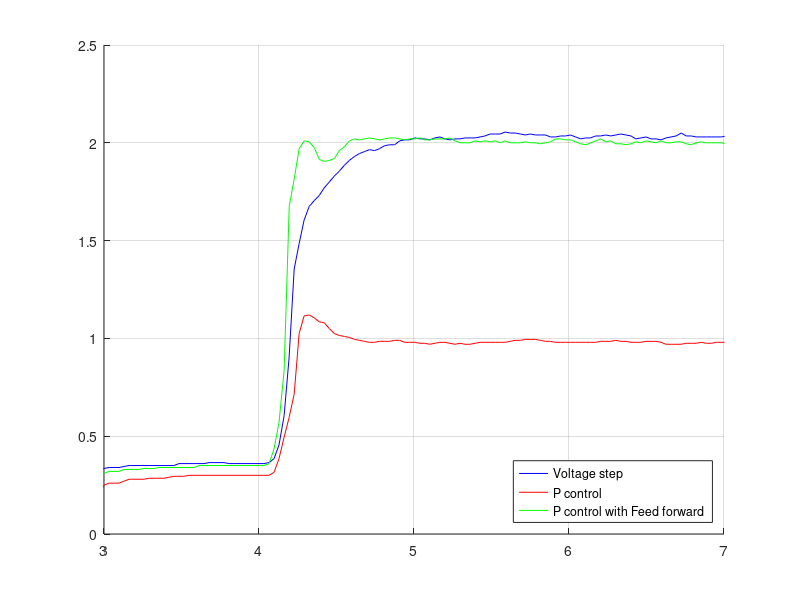

The MATLAB script that drew this image: (Note: this script raises an error after producing the figure.)
close all;
clear all;
clear home;
clc;

Step2 = csvread('step2.csv');
PureP2 = csvread('pureP2.csv');
PwithFF1 = csvread('feedFW1.csv');

hold
P1=plot(Step2(:,6)/1000,(Step2(:,5)+Step2(:,4))/2, 'b')
P2=plot(PureP2(:,6)/1000,(PureP2(:,4)+PureP2(:,5))/2,'r')
P3=plot(PwithFF1(:,6)/1000,(PwithFF1(:,4)+PwithFF1(:,5))/2,'g')

xlim([3 7]);
grid on

legend('Voltage step', 'P control','P control with Feed forward','Location', 'southeast' )

set( P1, 'color', '[1 0 0]', 'LineWidth', 2 );
set( P2, 'color', '[0 .5 0]', 'LineWidth', 2 );
set( P3, 'color', '[0 0 1]', 'LineWidth', 2 );


title('Step response with and without control')
xlabel('Time [s]')
ylabel('Velocity [m \cdot s^{-1}]')

set(gca,'GridLineStyle',':', 'GridColor', 'k', 'GridAlpha', .6)
